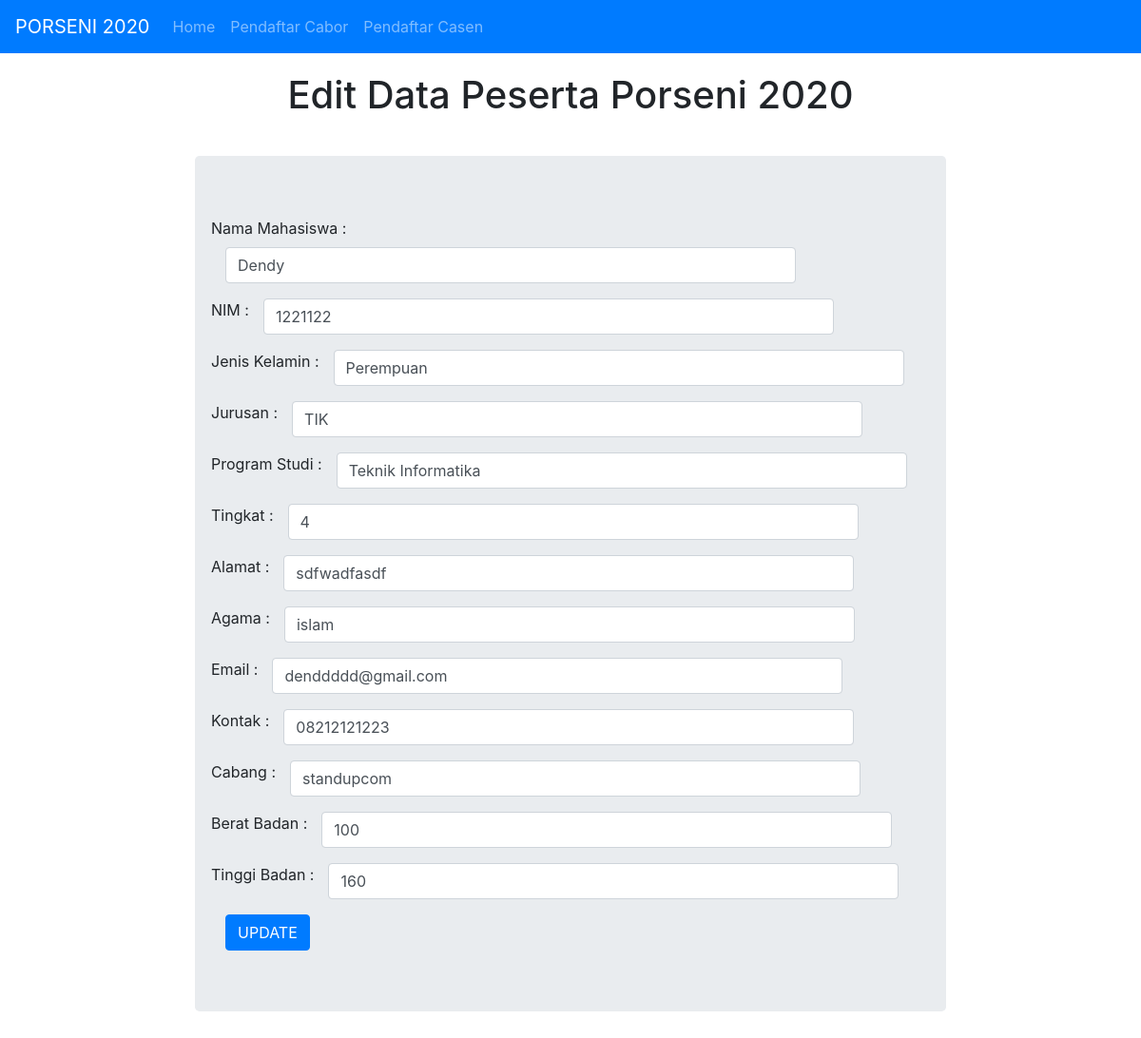
Page /editdatacasen.php?id=4 on the committed database.
### tables this page shows
CREATE TABLE `casen` (
  `id` int(20) NOT NULL,
  `nama` varchar(50) NOT NULL,
  `nim` varchar(50) NOT NULL,
  `jenis_kelamin` varchar(50) NOT NULL,
  `jurusan` varchar(50) NOT NULL,
  `prodi` varchar(100) NOT NULL,
  `tingkat` int(20) NOT NULL,
  `alamat` varchar(50) NOT NULL,
  `agama` varchar(50) NOT NULL,
  `email` varchar(50) NOT NULL,
  `nohp` varchar(20) NOT NULL,
  `cabang` varchar(50) NOT NULL,
  `berat` int(20) NOT NULL,
  `tinggi` int(20) NOT NULL
);

### editdatacasen.php (the view, shortened to what this page needs)
<!doctype html>
<html lang="en">
  <head>
    <link rel="stylesheet" href="https://stackpath.bootstrapcdn.com/bootstrap/4.3.1/css/bootstrap.min.css">
  </head>
  <body>
  <nav class="navbar navbar-expand-lg navbar-dark bg-primary">
  <a class="navbar-brand" href="index.php">PORSENI 2020</a>
  <div class="collapse navbar-collapse" id="navbarNavAltMarkup">
    <div class="navbar-nav">
      <a class="nav-item nav-link" href="index.php">Home <span class="sr-only">(current)</span></a>
      <a class="nav-item nav-link" href="tampildatapendaftar.php">Pendaftar Cabor</a>
      <a class="nav-item nav-link" href="tampildatapendaftarcasen.php">Pendaftar Casen</a>
    </div>
</nav>
    <h1 style="margin-top: 20px" align="center">Edit Data Peserta Porseni 2020</h1>
    <div class="row" style="margin-top:40px">
    <div class="col-md-2"></div>
    <div class="col-md-8">
      <?php
  include 'koneksidbporseni.php';
  $id = $_GET['id'];
  $data = mysqli_query($koneksi,"SELECT * FROM casen WHERE id = '$id'");
  while($d = mysqli_fetch_array($data)){
  ?>
      <form method="POST" action="updatedatacasen.php?id=<?php echo $id ?>">
        <div class="jumbotron">
        <div class="form-group row">
          <label for="nama">Nama Mahasiswa :</label>
          <div class="col-sm-10">
            <input type="text" class="form-control" name="nama" value="<?php echo $d['nama'];?>">
          </div>
        </div>
        <div class="form-group row">
          <label for="nim">NIM :</label>
          <div class="col-sm-10">
            <input type="text" class="form-control" name="nim" value="<?php echo $d['nim'];?>">
          </div>
        </div>
        <div class="form-group row">
          <label for="jk">Jenis Kelamin :</label>
          <div class="col-sm-10">
            <input type="text" class="form-control" name="jenis_kelamin" value="<?php echo $d['jenis_kelamin'];?>">
          </div>
        </div>
        <div class="form-group row">
          <label for="jurusan">Jurusan :</label>
          <div class="col-sm-10">
            <input type="text" class="form-control" name="jurusan" value="<?php echo $d['jurusan'];?>">
          </div>
        </div>
        <div class="form-group row">
          <label for="prodi">Program Studi :</label>
          <div class="col-sm-10">
            <input type="text" class="form-control" name="prodi" value="<?php echo $d['prodi'];?>">
          </div>
        </div>
        <div class="form-group row">
          <label for="tingkat">Tingkat :</label>
          <div class="col-sm-10">
            <input type="text" class="form-control" name="tingkat" value="<?php echo $d['tingkat'];?>">
          </div>
        </div>
        <div class="form-group row">
          <label for="alamat">Alamat :</label>
          <div class="col-sm-10">
            <input type="text" class="form-control" name="alamat" value="<?php echo $d['alamat'];?>">
          </div>
        </div>
        <div class="form-group row">
          <label for="agama">Agama :</label>
          <div class="col-sm-10">
            <input type="text" class="form-control" name="agama" value="<?php echo $d['agama'];?>">
          </div>
        </div>
        <div class="form-group row">
          <label for="email">Email :</label>
          <div class="col-sm-10">
            <input type="text" class="form-control" name="email" value="<?php echo $d['email'];?>">
          </div>
        </div>
        <div class="form-group row">
          <label for="nohp">Kontak :</label>
          <div class="col-sm-10">
            <input type="text" class="form-control" name="nohp" value="<?php echo $d['nohp'];?>">
          </div>
        </div>
        <div class="form-group row">
          <label for="cabang">Cabang :</label>
          <div class="col-sm-10">
            <input type="text" class="form-control" name="cabang" value="<?php echo $d['cabang'];?>">
          </div>
        </div>
        <div class="form-group row">
          <label for="berat">Berat Badan :</label>
          <div class="col-sm-10">
            <input type="number" class="form-control" name="berat" value="<?php echo $d['berat'];?>">
          </div>
        </div>
        <div class="form-group row">
          <label for="tinggi">Tinggi Badan :</label>
          <div class="col-sm-10">
            <input type="number" class="form-control" name="tinggi" value="<?php echo $d['tinggi'];?>">
          </div>
        </div>
        <button type="submit" class="btn btn-primary" role="button" aria-pressed="true">UPDATE</button>
        </div>
      </form>
      <?php
    }
      ?>
    </div>
    <div class="col-md-2"></div>
  </body>
</html>

### rows in the picture
casen: nama "Dendy", nim "1221122", jenis_kelamin "Perempuan", jurusan "TIK", prodi "Teknik Informatika", tingkat "4", alamat "sdfwadfasdf", agama "islam", email "denddddd@gmail.com", nohp "08212121223", cabang "standupcom", berat "100", tinggi "160"
